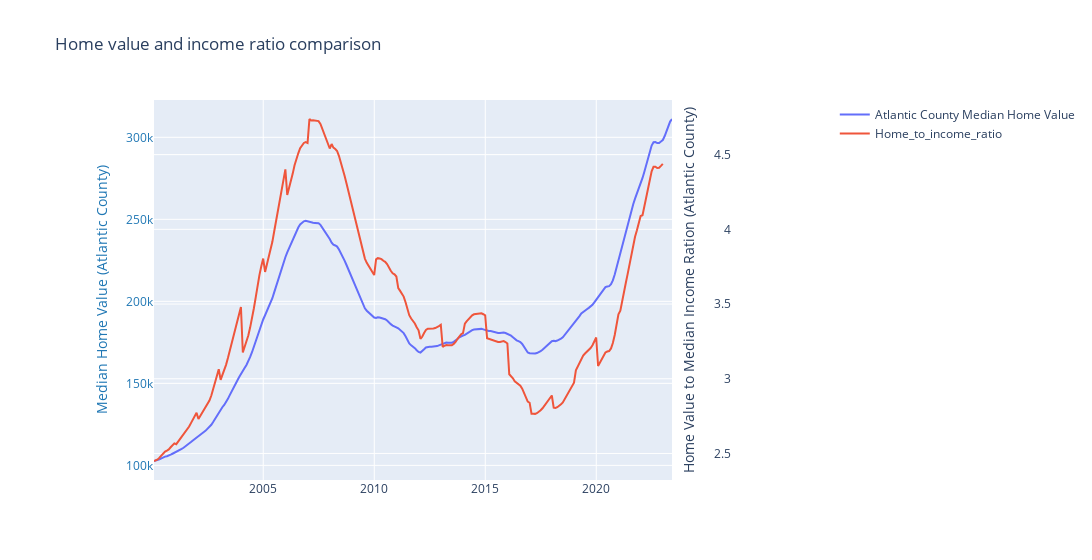

The cell this chart's notebook holds for it:
### Code cell
# TODO: try use plotly for this too...
fig = go.Figure()

fig.add_trace(go.Scatter(x=df_merged['Date'], y=df_merged['Atlantic County'], name='Atlantic County Median Home Value', yaxis='y'))
fig.add_trace(go.Scatter(x=df_merged['Date'], y=df_merged['Home_to_income_ratio'], name='Home_to_income_ratio', yaxis='y2'))

# Create axis objects
fig.update_layout(
    xaxis=dict(domain=[0.1, 0.8]),
				# create 1st y axis
		yaxis=dict(
			title="Median Home Value (Atlantic County)",
			titlefont=dict(color="#1f77b4"),
			tickfont=dict(color="#1f77b4")
        ),

		# create 2nd y axis
		yaxis2=dict(
            title="Home Value to Median Income Ration (Atlantic County)", overlaying="y",
			side="left", 
            position=0.88
        )
)


# title
fig.update_layout(
	title_text="Home value and income ratio comparison",
	width=1200,
)

fig.show()

### Figure 1 — Plotly figure (JSON) as saved in the notebook; plotly's stock layout.template omitted (floating-point values rounded to 4 significant figures; data arrays with more than 128 entries replaced by an {"elided": "..."} marker saying what was removed)
{"data": [{"name": "Atlantic County Median Home Value", "type": "scatter", "x": {"elided": "281 str values"}, "y": {"elided": "281 float values"}, "yaxis": "y"}, {"name": "Home_to_income_ratio", "type": "scatter", "x": {"elided": "281 str values"}, "y": {"elided": "281 float values"}, "yaxis": "y2"}], "layout": {"title": {"text": "Home value and income ratio comparison"}, "width": 1200, "xaxis": {"domain": [0.1, 0.8]}, "yaxis": {"tickfont": {"color": "#1f77b4"}, "title": {"font": {"color": "#1f77b4"}, "text": "Median Home Value (Atlantic County)"}}, "yaxis2": {"overlaying": "y", "position": 0.88, "side": "left", "title": {"text": "Home Value to Median Income Ration (Atlantic County)"}}}}
